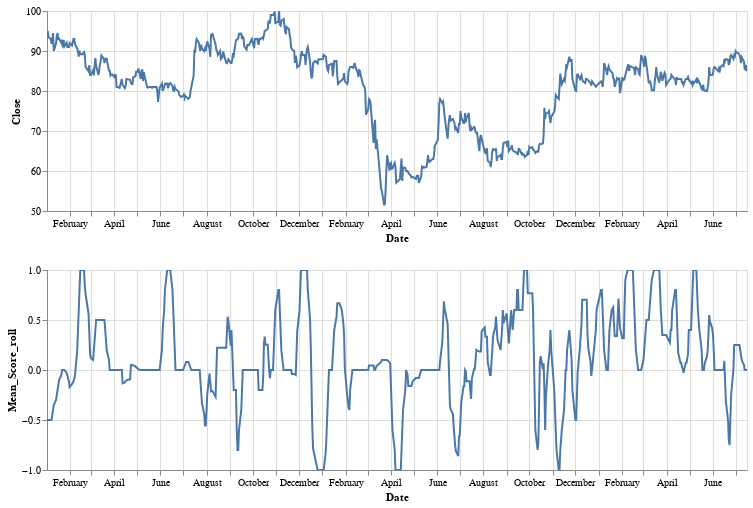

Write notebook code for a chart like this one.
### Markdown cell above
# Time Series Plotting

### Code cell
import altair as alt


alt.Chart(forplot).mark_line().encode(
    alt.X(alt.repeat("column"), type='temporal'),
    alt.Y(alt.repeat("row"), type='quantitative', scale=alt.Scale(zero = False))
).properties(
    width=700,
    height=200
).repeat(
    row=[' Close', 'Mean_Score_roll'],
    column=['Date']
).interactive(
  bind_y = False
)

### Figure 1 — Vega-Lite specification as saved in the notebook (floating-point values rounded to 4 significant figures; data arrays with more than 128 entries replaced by an {"elided": "..."} marker saying what was removed)
{"config": {"view": {"continuousWidth": 400, "continuousHeight": 300}}, "repeat": {"column": ["Date"], "row": [" Close", "Mean_Score_roll"]}, "spec": {"data": {"name": "data-e946802eca22a1f24e58637bd649fbf8"}, "mark": "line", "encoding": {"x": {"type": "temporal", "field": {"repeat": "column"}}, "y": {"type": "quantitative", "field": {"repeat": "row"}, "scale": {"zero": false}}}, "height": 200, "selection": {"selector001": {"type": "interval", "bind": "scales", "encodings": ["x"]}}, "width": 700}, "$schema": "https://vega.github.io/schema/vega-lite/v4.8.1.json", "datasets": {"data-e946802eca22a1f24e58637bd649fbf8": {"elided": "618 records"}}}
